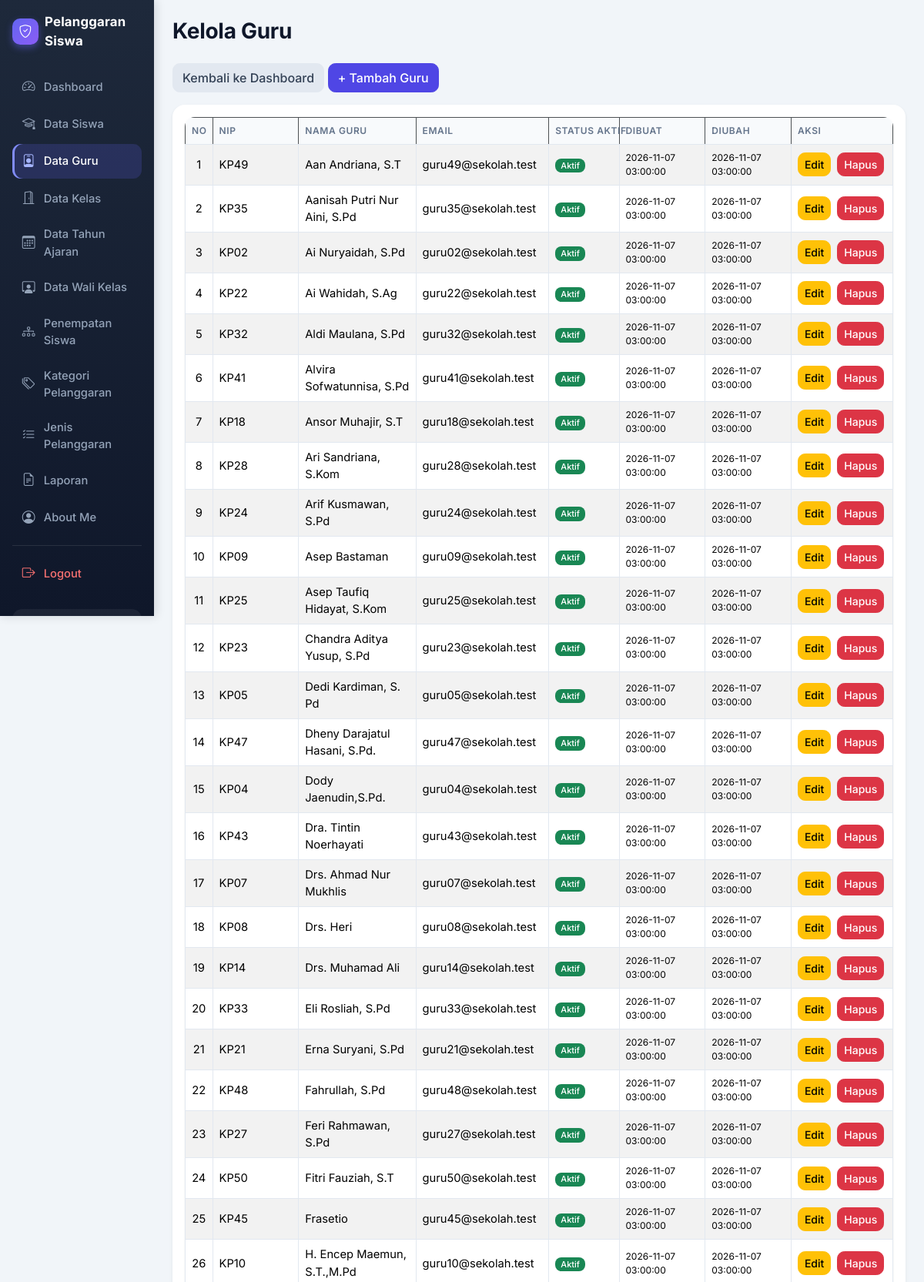
The page /kelola_guru.php (signed in, upper part) on the database its author committed.
### tables this page shows
CREATE TABLE `t_guru` (
  `id` int(11) NOT NULL,
  `nip` varchar(30) NOT NULL,
  `nama` varchar(150) DEFAULT NULL,
  `email` varchar(150) NOT NULL,
  `status_aktif` tinyint(1) NOT NULL,
  `user_id` int(11) NOT NULL,
  `created_at` timestamp NOT NULL DEFAULT current_timestamp(),
  `updated_at` timestamp NOT NULL DEFAULT current_timestamp()
);

### kelola_guru.php (the view, shortened to what this page needs)
<?php
include 'config/koneksi.php';
include_once 'includes/helper.php';
$sql = "SELECT * FROM t_guru ORDER BY nama ASC";
$hasil = mysqli_query($koneksi, $sql);
$no = 1;
?>
<!DOCTYPE html>
<html lang="id">
<head>
    <link href="https://cdn.jsdelivr.net/npm/bootstrap@5.3.8/dist/css/bootstrap.min.css"
            rel="stylesheet">
    <link href="https://cdn.datatables.net/2.3.4/css/dataTables.bootstrap5.min.css"
            rel="stylesheet">
</head>
<body>
<div class="container-fluid">
    <div class="row">
        <?php include 'layout/sidebar.php'; ?>
        <main class="col-md-9 col-lg-10 p-4">
            <h1 class="mb-4">Kelola Guru</h1>
            <div class="mb-3">
                <a href="dashboard.php" class="btn btn-secondary">
                    Kembali ke Dashboard
                </a>
                <a href="tambah_guru.php" class="btn btn-primary">
                    + Tambah Guru
                </a>
            </div>
            <div class="card shadow-sm">
                <div class="card-body">
                    <div class="table-responsive">
                        <table id="tabelGuru"
                                class="table table-striped table-bordered table-hover align-middle w-100">
                            <thead class="table-dark">
                                <tr>
                                    <th>No</th>
                                    <th>NIP</th>
                                    <th>Nama Guru</th>
                                    <th>Email</th>
                                    <th>Status Aktif</th>
                                    <th>Dibuat</th>
                                    <th>Diubah</th>
                                    <th>Aksi</th>
                                </tr>
                            </thead>
                            <tbody>
                            <?php while ($row = mysqli_fetch_assoc($hasil)) { ?>
                                <tr>
                                    <td><?= $no++; ?></td>
                                    <td>
                                        <?= htmlspecialchars($row['nip'] ?? '') ?>
                                    </td>
                                    <td>
                                        <?= htmlspecialchars($row['nama'] ?? '') ?>
                                    </td>
                                    <td>
                                        <?= htmlspecialchars($row['email'] ?? '') ?>
                                    </td>
                                    <td>
                                        <?= badge_status($row['status_aktif']) ?>
                                    </td>
                                    <td>
                                        <?= htmlspecialchars($row['created_at'] ?? '-') ?>
                                    </td>
                                    <td>
                                        <?= htmlspecialchars($row['updated_at'] ?? '-') ?>
                                    </td>
                                    <td>
                                        <div class="d-flex gap-2">
                                            <a href="edit_guru.php?id=<?= urlencode($row['id']) ?>"
                                                class="btn btn-warning btn-sm">
                                                Edit
                                            </a>
                                            <a href="hapus_guru.php?id=<?= urlencode($row['id']) ?>"
                                                class="btn btn-danger btn-sm"
                                                onclick="return confirm('Yakin ingin menghapus data guru ini?');">
                                                Hapus
                                            </a>
                                        </div>
                                    </td>
                                </tr>
                            <?php } ?>
                            </tbody>
                        </table>
                    </div>
                </div>
            </div>
        </main>
    </div>
</div>
</body>
</html>

### includes/helper.php (shortened to what this page needs)
<?php
function badge_status($nilai)
{
    if ((string) $nilai === '1') {
        return '<span class="badge bg-success">Aktif</span>';
    }
    return '<span class="badge bg-secondary">Tidak Aktif</span>';
}

### kelola_guru.php (style rules this page uses)
#tabelGuru { width: 100% !important; table-layout: fixed !important; }
#tabelGuru th:nth-child(1), #tabelGuru td:nth-child(1) { width: 35px !important; min-width: 35px !important; max-width: 35px !important; text-align: center; }
#tabelGuru th:nth-child(2), #tabelGuru td:nth-child(2) { width: 110px !important; }
#tabelGuru th:nth-child(3), #tabelGuru td:nth-child(3) { width: 150px !important; white-space: normal !important; overflow-wrap: anywhere; }
#tabelGuru th:nth-child(4), #tabelGuru td:nth-child(4) { width: 170px !important; overflow-wrap: anywhere; }
#tabelGuru th:nth-child(5), #tabelGuru td:nth-child(5) { width: 90px !important; }
#tabelGuru th:nth-child(6), #tabelGuru td:nth-child(6), #tabelGuru th:nth-child(7), #tabelGuru td:nth-child(7) { width: 110px !important; font-size: 12px; }
#tabelGuru th:nth-child(8), #tabelGuru td:nth-child(8) { width: 130px !important; white-space: nowrap; }

### layout/sidebar.php (style rules this page uses)
:root { --bs-primary: #4f46e5; --bs-primary-rgb: 79, 70, 229; --bs-body-font-family: 'Inter', system-ui, -apple-system, 'Segoe UI', Roboto, sans-serif; --sb-dark: #0f172a; --sb-dark-2: #1e293b; }
body { background: #f1f5f9; color: #334155; font-family: var(--bs-body-font-family); }
main { animation: sbFade .35s ease; }
main h1, main h2, main h3 { color: #0f172a; font-weight: 700; letter-spacing: -.01em; }
main h1 { font-size: 1.75rem; }
main .card { border: 0; border-radius: 1rem; box-shadow: 0 1px 3px rgba(15, 23, 42, .06), 0 4px 14px rgba(15, 23, 42, .05); transition: transform .15s ease, box-shadow .15s ease; }
main .table { --bs-table-bg: #fff; --bs-border-color: #e2e8f0; }
main .table thead th { background: #f8fafc; color: #64748b; font-size: .75rem; font-weight: 600; text-transform: uppercase; letter-spacing: .05em; white-space: nowrap; border-bottom: 1px solid #e2e8f0; }
main .table td { vertical-align: middle; font-size: .92rem; }
main .table-responsive { border-radius: .8rem; box-shadow: 0 1px 3px rgba(15, 23, 42, .06); background: #fff; }
main .btn { border-radius: .6rem; font-weight: 500; transition: all .15s ease; }
.btn-primary { --bs-btn-bg: #4f46e5; --bs-btn-border-color: #4f46e5; --bs-btn-hover-bg: #4338ca; --bs-btn-hover-border-color: #4338ca; --bs-btn-active-bg: #3730a3; --bs-btn-active-border-color: #3730a3; --bs-btn-disabled-bg: #4f46e5; --bs-btn-disabled-border-color: #4f46e5; --bs-btn-focus-shadow-rgb: 99, 102, 241; }
main .btn-secondary { --bs-btn-bg: #e2e8f0; --bs-btn-border-color: #e2e8f0; --bs-btn-color: #334155; --bs-btn-hover-bg: #cbd5e1; --bs-btn-hover-border-color: #cbd5e1; --bs-btn-hover-color: #0f172a; --bs-btn-active-bg: #cbd5e1; --bs-btn-active-border-color: #cbd5e1; --bs-btn-active-color: #0f172a; }
main .badge { font-weight: 500; border-radius: .5rem; }

### rows shown on the page
t_guru: nip "KP49", nama "Aan Andriana, S.T", email "guru49@sekolah.test", status_aktif "Aktif", created_at "2026-11-07 03:00:00", updated_at "2026-11-07 03:00:00"
t_guru: nip "KP35", nama "Aanisah Putri Nur Aini, S.Pd", email "guru35@sekolah.test", status_aktif "Aktif", created_at "2026-11-07 03:00:00", updated_at "2026-11-07 03:00:00"
t_guru: nip "KP02", nama "Ai Nuryaidah, S.Pd", email "guru02@sekolah.test", status_aktif "Aktif", created_at "2026-11-07 03:00:00", updated_at "2026-11-07 03:00:00"
t_guru: nip "KP22", nama "Ai Wahidah, S.Ag", email "guru22@sekolah.test", status_aktif "Aktif", created_at "2026-11-07 03:00:00", updated_at "2026-11-07 03:00:00"
t_guru: nip "KP32", nama "Aldi Maulana, S.Pd", email "guru32@sekolah.test", status_aktif "Aktif", created_at "2026-11-07 03:00:00", updated_at "2026-11-07 03:00:00"
t_guru: nip "KP41", nama "Alvira Sofwatunnisa, S.Pd", email "guru41@sekolah.test", status_aktif "Aktif", created_at "2026-11-07 03:00:00", updated_at "2026-11-07 03:00:00"
t_guru: nip "KP18", nama "Ansor Muhajir, S.T", email "guru18@sekolah.test", status_aktif "Aktif", created_at "2026-11-07 03:00:00", updated_at "2026-11-07 03:00:00"
t_guru: nip "KP28", nama "Ari Sandriana, S.Kom", email "guru28@sekolah.test", status_aktif "Aktif", created_at "2026-11-07 03:00:00", updated_at "2026-11-07 03:00:00"
t_guru: nip "KP24", nama "Arif Kusmawan, S.Pd", email "guru24@sekolah.test", status_aktif "Aktif", created_at "2026-11-07 03:00:00", updated_at "2026-11-07 03:00:00"
t_guru: nip "KP09", nama "Asep Bastaman", email "guru09@sekolah.test", status_aktif "Aktif", created_at "2026-11-07 03:00:00", updated_at "2026-11-07 03:00:00"
t_guru: nip "KP25", nama "Asep Taufiq Hidayat, S.Kom", email "guru25@sekolah.test", status_aktif "Aktif", created_at "2026-11-07 03:00:00", updated_at "2026-11-07 03:00:00"
t_guru: nip "KP23", nama "Chandra Aditya Yusup, S.Pd", email "guru23@sekolah.test", status_aktif "Aktif", created_at "2026-11-07 03:00:00", updated_at "2026-11-07 03:00:00"
t_guru: nip "KP05", nama "Dedi Kardiman, S. Pd", email "guru05@sekolah.test", status_aktif "Aktif", created_at "2026-11-07 03:00:00", updated_at "2026-11-07 03:00:00"
t_guru: nip "KP47", nama "Dheny Darajatul Hasani, S.Pd.", email "guru47@sekolah.test", status_aktif "Aktif", created_at "2026-11-07 03:00:00", updated_at "2026-11-07 03:00:00"
t_guru: nip "KP04", nama "Dody Jaenudin,S.Pd.", email "guru04@sekolah.test", status_aktif "Aktif", created_at "2026-11-07 03:00:00", updated_at "2026-11-07 03:00:00"
t_guru: nip "KP43", nama "Dra. Tintin Noerhayati", email "guru43@sekolah.test", status_aktif "Aktif", created_at "2026-11-07 03:00:00", updated_at "2026-11-07 03:00:00"
t_guru: nip "KP07", nama "Drs. Ahmad Nur Mukhlis", email "guru07@sekolah.test", status_aktif "Aktif", created_at "2026-11-07 03:00:00", updated_at "2026-11-07 03:00:00"
t_guru: nip "KP08", nama "Drs. Heri", email "guru08@sekolah.test", status_aktif "Aktif", created_at "2026-11-07 03:00:00", updated_at "2026-11-07 03:00:00"
t_guru: nip "KP14", nama "Drs. Muhamad Ali", email "guru14@sekolah.test", status_aktif "Aktif", created_at "2026-11-07 03:00:00", updated_at "2026-11-07 03:00:00"
t_guru: nip "KP33", nama "Eli Rosliah, S.Pd", email "guru33@sekolah.test", status_aktif "Aktif", created_at "2026-11-07 03:00:00", updated_at "2026-11-07 03:00:00"
t_guru: nip "KP21", nama "Erna Suryani, S.Pd", email "guru21@sekolah.test", status_aktif "Aktif", created_at "2026-11-07 03:00:00", updated_at "2026-11-07 03:00:00"
t_guru: nip "KP48", nama "Fahrullah, S.Pd", email "guru48@sekolah.test", status_aktif "Aktif", created_at "2026-11-07 03:00:00", updated_at "2026-11-07 03:00:00"
t_guru: nip "KP27", nama "Feri Rahmawan, S.Pd", email "guru27@sekolah.test", status_aktif "Aktif", created_at "2026-11-07 03:00:00", updated_at "2026-11-07 03:00:00"
t_guru: nip "KP50", nama "Fitri Fauziah, S.T", email "guru50@sekolah.test", status_aktif "Aktif", created_at "2026-11-07 03:00:00", updated_at "2026-11-07 03:00:00"
t_guru: nip "KP45", nama "Frasetio", email "guru45@sekolah.test", status_aktif "Aktif", created_at "2026-11-07 03:00:00", updated_at "2026-11-07 03:00:00"
t_guru: nip "KP10", nama "H. Encep Maemun, S.T.,M.Pd", email "guru10@sekolah.test", status_aktif "Aktif", created_at "2026-11-07 03:00:00", updated_at "2026-11-07 03:00:00"

### other values the page prints
$item[0] "Dashboard"
$item[0] "Data Siswa"
$item[0] "Data Guru"
$item[0] "Data Kelas"
$item[0] "Data Tahun Ajaran"
$item[0] "Data Wali Kelas"
$item[0] "Penempatan Siswa"
$item[0] "Kategori Pelanggaran"
$item[0] "Jenis Pelanggaran"
$item[0] "Laporan"
$item[0] "About Me"
